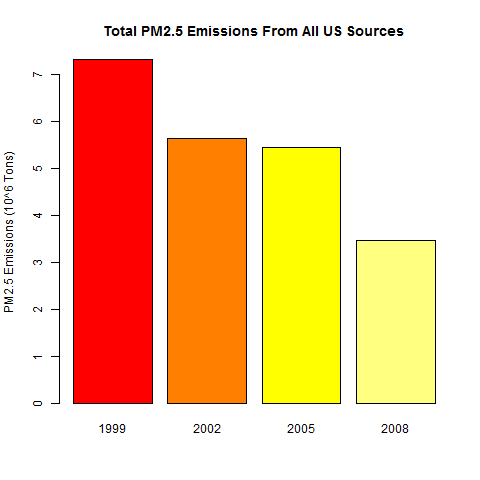

The R source for this figure:
plot1 = function() {
  
  # plot1.png 480x480 px
  png("plot1.png", width = 480, height = 480, units = "px")
  
  # Aggregate total PM2.5 by year
  aggTotal = aggregate(Emissions ~ year,NEI, sum)
  
  # Create plot1
  barplot(
    (aggTotal$Emissions)/10^6,
    names.arg=aggTotal$year,
    col = heat.colors(4),
    xlab="",
    ylab="PM2.5 Emissions (10^6 Tons)",
    main="Total PM2.5 Emissions From All US Sources"
  )
  
  # PNG Device Off
  dev.off()
  
}